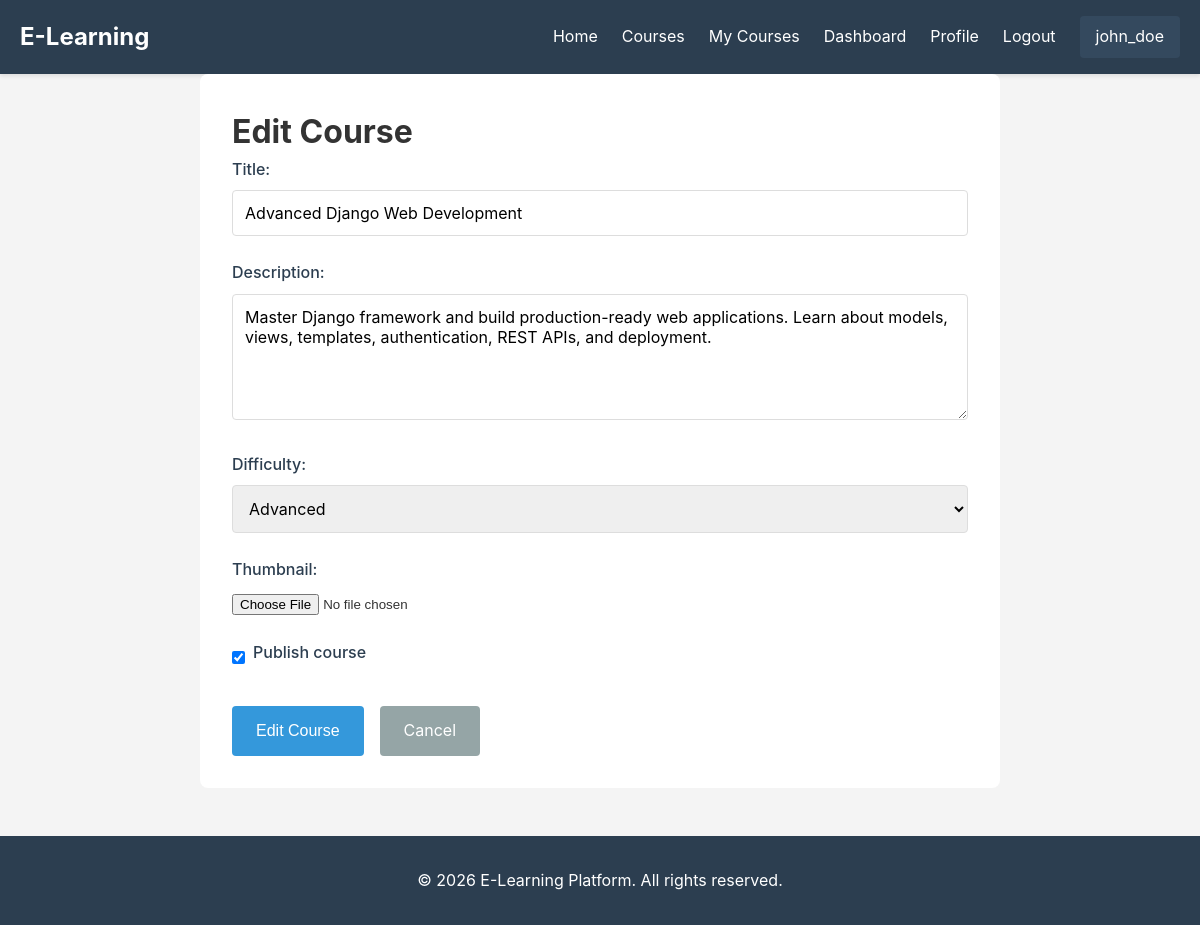
The app's page /author/courses/advanced-django-web-development/edit/ (signed in) with its own data.
### users/models.py (models this page shows, shortened)
class User(AbstractUser):
    ROLE_CHOICES = (
        ('student', 'Student'),
        ('author', 'Author'),
        ('admin', 'Admin'),
    )
    role = models.CharField(max_length=10, choices=ROLE_CHOICES, default='student')
    bio = models.TextField(blank=True)
    profile_picture = models.ImageField(upload_to='profiles/', null=True, blank=True)

### courses/models.py (models this page shows, shortened)
class Course(models.Model):
    DIFFICULTY_CHOICES = (
        ('beginner', 'Beginner'),
        ('intermediate', 'Intermediate'),
        ('advanced', 'Advanced'),
    )
    title = models.CharField(max_length=200)
    slug = models.SlugField(unique=True, blank=True)
    description = models.TextField()
    author = models.ForeignKey(settings.AUTH_USER_MODEL, on_delete=models.CASCADE, related_name='courses')
    difficulty = models.CharField(max_length=20, choices=DIFFICULTY_CHOICES, default='beginner')
    thumbnail = models.ImageField(upload_to='course_thumbnails/', null=True, blank=True)
    is_published = models.BooleanField(default=False)
    created_at = models.DateTimeField(auto_now_add=True)
    updated_at = models.DateTimeField(auto_now=True)
    class Meta:
        ordering = ['-created_at']

### courses/views.py (the view)
# urls.py: path('author/courses/<slug:slug>/edit/', views.edit_course, name='edit_course'),
@login_required
def edit_course(request, slug):
    course = get_object_or_404(Course, slug=slug, author=request.user)
    if request.method == 'POST':
        form = CourseForm(request.POST, request.FILES, instance=course)
        if form.is_valid():
            form.save()
            messages.success(request, 'Course updated successfully!')
            return redirect('author_dashboard')
    else:
        form = CourseForm(instance=course)
    return render(request, 'courses/course_form.html', {'form': form, 'action': 'Edit', 'course': course})

### courses/forms.py
class CourseForm(forms.ModelForm):
    class Meta:
        model = Course
        fields = ('title', 'description', 'difficulty', 'thumbnail', 'is_published')
        widgets = {
            'description': forms.Textarea(attrs={'rows': 5}),
        }

### templates/courses/course_form.html (shortened to what this page needs)
{% extends 'base.html' %}
{% block content %}
<div class="form-page">
    <h1>{{ action }} Course</h1>
    <form method="post" enctype="multipart/form-data" class="course-form">
        <div class="form-group">
            <label for="{{ form.title.id_for_label }}">Title:</label>
            {{ form.title }}
        </div>
        <div class="form-group">
            <label for="{{ form.description.id_for_label }}">Description:</label>
            {{ form.description }}
        </div>
        <div class="form-group">
            <label for="{{ form.difficulty.id_for_label }}">Difficulty:</label>
            {{ form.difficulty }}
        </div>
        <div class="form-group">
            <label for="{{ form.thumbnail.id_for_label }}">Thumbnail:</label>
            {{ form.thumbnail }}
        </div>
        <div class="form-group checkbox">
            {{ form.is_published }}
            <label for="{{ form.is_published.id_for_label }}">Publish course</label>
        </div>
        <div class="form-actions">
            <button type="submit" class="btn btn-primary">{{ action }} Course</button>
            <a href="{% url 'author_dashboard' %}" class="btn btn-secondary">Cancel</a>
        </div>
    </form>
</div>
{% endblock %}

### templates/base.html (shortened to what this page needs)
<!DOCTYPE html>
<html lang="en">
<head>
    <link rel="stylesheet" href="/static/css/style.css">
</head>
<body>
    <nav class="navbar">
        <div class="container">
            <a href="{% url 'home' %}" class="logo">E-Learning</a>
            <ul class="nav-links">
                <li><a href="{% url 'home' %}">Home</a></li>
                <li><a href="{% url 'course_list' %}">Courses</a></li>
                {% if user.is_authenticated %}
                    <li><a href="{% url 'my_courses' %}">My Courses</a></li>
                    {% if user.role == 'author' %}
                        <li><a href="{% url 'author_dashboard' %}">Dashboard</a></li>
                    {% endif %}
                    <li><a href="{% url 'profile' %}">Profile</a></li>
                    <li><a href="{% url 'logout' %}">Logout</a></li>
                    <li class="user-info">{{ user.username }}</li>
                {% else %}
                    <li><a href="{% url 'login' %}">Login</a></li>
                    <li><a href="{% url 'register' %}">Register</a></li>
                {% endif %}
            </ul>
        </div>
    </nav>
    <main class="container">
        {% block content %}{% endblock %}
    </main>
    <footer class="footer">
        <div class="container">
            <p>&copy; 2026 E-Learning Platform. All rights reserved.</p>
        </div>
    </footer>
</body>
</html>

### static/css/style.css (style rules this page uses)
* { margin: 0; padding: 0; box-sizing: border-box; }
body { font-family: -apple-system, BlinkMacSystemFont, 'Segoe UI', Roboto, Oxygen, Ubuntu, Cantarell, sans-serif; line-height: 1.6; color: #333; background-color: #f4f4f4; }
.container { max-width: 1200px; margin: 0 auto; padding: 0 20px; }
.navbar { background-color: #2c3e50; color: white; padding: 1rem 0; box-shadow: 0 2px 4px rgba(0,0,0,0.1); }
.navbar .container { display: flex; justify-content: space-between; align-items: center; }
.logo { font-size: 1.5rem; font-weight: bold; color: white; text-decoration: none; }
.nav-links { display: flex; list-style: none; gap: 1.5rem; align-items: center; }
.nav-links a { color: white; text-decoration: none; transition: opacity 0.3s; }
.user-info { padding: 0.5rem 1rem; background-color: #34495e; border-radius: 4px; }
main { min-height: calc(100vh - 140px); padding: 2rem 0; }
.btn { display: inline-block; padding: 0.75rem 1.5rem; border: none; border-radius: 4px; cursor: pointer; text-decoration: none; font-size: 1rem; transition: all 0.3s; }
.btn-primary { background-color: #3498db; color: white; }
.btn-secondary { background-color: #95a5a6; color: white; }
.form-page { background: white; border-radius: 8px; padding: 2rem; max-width: 800px; margin: 0 auto; }
.form-group { margin-bottom: 1.5rem; }
.form-group label { display: block; margin-bottom: 0.5rem; color: #2c3e50; font-weight: 500; }
.form-group input[type="text"], .form-group input[type="email"], .form-group input[type="password"], .form-group input[type="number"], .form-group textarea, .form-group select { width: 100%; padding: 0.75rem; border: 1px solid #ddd; border-radius: 4px; font-size: 1rem; font-family: inherit; }
.form-group textarea { resize: vertical; }
.form-group.checkbox { display: flex; align-items: center; gap: 0.5rem; }
.form-group.checkbox input { width: auto; }
.form-actions { display: flex; gap: 1rem; margin-top: 2rem; }
.footer { background-color: #2c3e50; color: white; text-align: center; padding: 2rem 0; margin-top: 3rem; }

### records on screen
User: username "john_doe"
Course: title "Advanced Django Web Development", description "Master Django framework and build production-ready web applications. Learn about models, views, templates, authentication, REST APIs, and deployment.", difficulty "Advanced", is_published "☑"

### other values on screen
{{ action }} "Edit"
